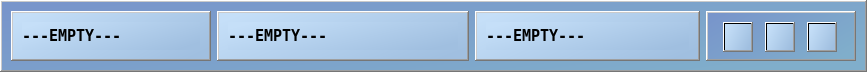
<?xml version="1.0" encoding="UTF-8"?>
<ui version="4.0">
 <class>Form</class>
 <widget class="QWidget" name="Form">
  <property name="geometry">
   <rect>
    <x>0</x>
    <y>0</y>
    <width>867</width>
    <height>72</height>
   </rect>
  </property>
  <property name="minimumSize">
   <size>
    <width>0</width>
    <height>0</height>
   </size>
  </property>
  <property name="maximumSize">
   <size>
    <width>11111</width>
    <height>80</height>
   </size>
  </property>
  <property name="windowTitle">
   <string>Form</string>
  </property>
  <property name="styleSheet">
   <string notr="true"/>
  </property>
  <layout class="QHBoxLayout" name="horizontalLayout">
   <property name="spacing">
    <number>0</number>
   </property>
   <property name="leftMargin">
    <number>0</number>
   </property>
   <property name="topMargin">
    <number>0</number>
   </property>
   <property name="rightMargin">
    <number>0</number>
   </property>
   <property name="bottomMargin">
    <number>0</number>
   </property>
   <item>
    <widget class="QFrame" name="frame_4">
     <property name="maximumSize">
      <size>
       <width>16777215</width>
       <height>80</height>
      </size>
     </property>
     <property name="styleSheet">
      <string notr="true">background-color: qlineargradient(spread:pad, x1:0, y1:0.165, x2:1, y2:0.75, stop:0 rgba(120, 149, 203, 255), stop:1 rgba(128, 174, 203, 255));</string>
     </property>
     <property name="frameShape">
      <enum>QFrame::WinPanel</enum>
     </property>
     <property name="frameShadow">
      <enum>QFrame::Raised</enum>
     </property>
     <property name="lineWidth">
      <number>1</number>
     </property>
     <layout class="QHBoxLayout" name="horizontalLayout_5">
      <item>
       <widget class="QFrame" name="frame_5">
        <property name="maximumSize">
         <size>
          <width>200</width>
          <height>16777215</height>
         </size>
        </property>
        <property name="styleSheet">
         <string notr="true">background-color: qlineargradient(spread:pad, x1:0, y1:0.239, x2:1, y2:0.727273, stop:0 rgba(197, 223, 248, 255), stop:1 rgba(160, 191, 224, 255));</string>
        </property>
        <property name="frameShape">
         <enum>QFrame::WinPanel</enum>
        </property>
        <property name="frameShadow">
         <enum>QFrame::Raised</enum>
        </property>
        <layout class="QVBoxLayout" name="verticalLayout">
         <item>
          <widget class="QLabel" name="label_site">
           <property name="minimumSize">
            <size>
             <width>100</width>
             <height>0</height>
            </size>
           </property>
           <property name="font">
            <font>
             <family>Fixedsys</family>
             <pointsize>11</pointsize>
             <bold>true</bold>
            </font>
           </property>
           <property name="text">
            <string>---EMPTY---</string>
           </property>
          </widget>
         </item>
        </layout>
       </widget>
      </item>
      <item>
       <widget class="QFrame" name="frame">
        <property name="minimumSize">
         <size>
          <width>0</width>
          <height>0</height>
         </size>
        </property>
        <property name="maximumSize">
         <size>
          <width>400</width>
          <height>50</height>
         </size>
        </property>
        <property name="styleSheet">
         <string notr="true">background-color: qlineargradient(spread:pad, x1:0, y1:0.239, x2:1, y2:0.727273, stop:0 rgba(197, 223, 248, 255), stop:1 rgba(160, 191, 224, 255));</string>
        </property>
        <property name="frameShape">
         <enum>QFrame::WinPanel</enum>
        </property>
        <property name="frameShadow">
         <enum>QFrame::Raised</enum>
        </property>
        <layout class="QHBoxLayout" name="horizontalLayout_3">
         <item>
          <widget class="QLabel" name="label_mail">
           <property name="minimumSize">
            <size>
             <width>230</width>
             <height>0</height>
            </size>
           </property>
           <property name="maximumSize">
            <size>
             <width>350</width>
             <height>16777215</height>
            </size>
           </property>
           <property name="font">
            <font>
             <family>Fixedsys</family>
             <pointsize>11</pointsize>
             <bold>true</bold>
            </font>
           </property>
           <property name="text">
            <string>---EMPTY---</string>
           </property>
          </widget>
         </item>
        </layout>
       </widget>
      </item>
      <item>
       <widget class="QFrame" name="frame_2">
        <property name="minimumSize">
         <size>
          <width>0</width>
          <height>0</height>
         </size>
        </property>
        <property name="maximumSize">
         <size>
          <width>400</width>
          <height>50</height>
         </size>
        </property>
        <property name="styleSheet">
         <string notr="true">background-color: qlineargradient(spread:pad, x1:0, y1:0.239, x2:1, y2:0.727273, stop:0 rgba(197, 223, 248, 255), stop:1 rgba(160, 191, 224, 255));</string>
        </property>
        <property name="frameShape">
         <enum>QFrame::WinPanel</enum>
        </property>
        <property name="frameShadow">
         <enum>QFrame::Raised</enum>
        </property>
        <layout class="QHBoxLayout" name="horizontalLayout_4">
         <item>
          <widget class="QLabel" name="label_password">
           <property name="minimumSize">
            <size>
             <width>160</width>
             <height>0</height>
            </size>
           </property>
           <property name="maximumSize">
            <size>
             <width>350</width>
             <height>16777215</height>
            </size>
           </property>
           <property name="font">
            <font>
             <family>Fixedsys</family>
             <pointsize>11</pointsize>
             <bold>true</bold>
            </font>
           </property>
           <property name="frameShape">
            <enum>QFrame::NoFrame</enum>
           </property>
           <property name="text">
            <string>---EMPTY---</string>
           </property>
          </widget>
         </item>
        </layout>
       </widget>
      </item>
      <item>
       <widget class="QFrame" name="frame_3">
        <property name="minimumSize">
         <size>
          <width>150</width>
          <height>50</height>
         </size>
        </property>
        <property name="maximumSize">
         <size>
          <width>150</width>
          <height>50</height>
         </size>
        </property>
        <property name="frameShape">
         <enum>QFrame::WinPanel</enum>
        </property>
        <property name="frameShadow">
         <enum>QFrame::Raised</enum>
        </property>
        <layout class="QHBoxLayout" name="horizontalLayout_2">
         <item>
          <widget class="QPushButton" name="bt_change">
           <property name="minimumSize">
            <size>
             <width>30</width>
             <height>30</height>
            </size>
           </property>
           <property name="maximumSize">
            <size>
             <width>30</width>
             <height>30</height>
            </size>
           </property>
           <property name="styleSheet">
            <string notr="true">background-color: qlineargradient(spread:pad, x1:0, y1:0.239, x2:1, y2:0.727273, stop:0 rgba(197, 223, 248, 255), stop:1 rgba(160, 191, 224, 255));</string>
           </property>
           <property name="text">
            <string/>
           </property>
           <property name="icon">
            <iconset>
             <normaloff>images/pen.png</normaloff>images/pen.png</iconset>
           </property>
           <property name="iconSize">
            <size>
             <width>20</width>
             <height>20</height>
            </size>
           </property>
          </widget>
         </item>
         <item>
          <widget class="QPushButton" name="bt_del">
           <property name="minimumSize">
            <size>
             <width>30</width>
             <height>30</height>
            </size>
           </property>
           <property name="maximumSize">
            <size>
             <width>30</width>
             <height>30</height>
            </size>
           </property>
           <property name="font">
            <font>
             <family>Fixedsys</family>
             <pointsize>11</pointsize>
             <bold>true</bold>
            </font>
           </property>
           <property name="styleSheet">
            <string notr="true">background-color: qlineargradient(spread:pad, x1:0, y1:0.239, x2:1, y2:0.727273, stop:0 rgba(197, 223, 248, 255), stop:1 rgba(160, 191, 224, 255));</string>
           </property>
           <property name="text">
            <string/>
           </property>
           <property name="icon">
            <iconset>
             <normaloff>images/bin.png</normaloff>images/bin.png</iconset>
           </property>
          </widget>
         </item>
         <item>
          <widget class="QPushButton" name="bt_hide">
           <property name="minimumSize">
            <size>
             <width>30</width>
             <height>30</height>
            </size>
           </property>
           <property name="maximumSize">
            <size>
             <width>30</width>
             <height>30</height>
            </size>
           </property>
           <property name="styleSheet">
            <string notr="true">background-color: qlineargradient(spread:pad, x1:0, y1:0.239, x2:1, y2:0.727273, stop:0 rgba(197, 223, 248, 255), stop:1 rgba(160, 191, 224, 255));</string>
           </property>
           <property name="text">
            <string/>
           </property>
           <property name="icon">
            <iconset>
             <normaloff>images/eye.png</normaloff>images/eye.png</iconset>
           </property>
          </widget>
         </item>
        </layout>
       </widget>
      </item>
     </layout>
    </widget>
   </item>
  </layout>
 </widget>
 <resources/>
 <connections/>
</ui>
